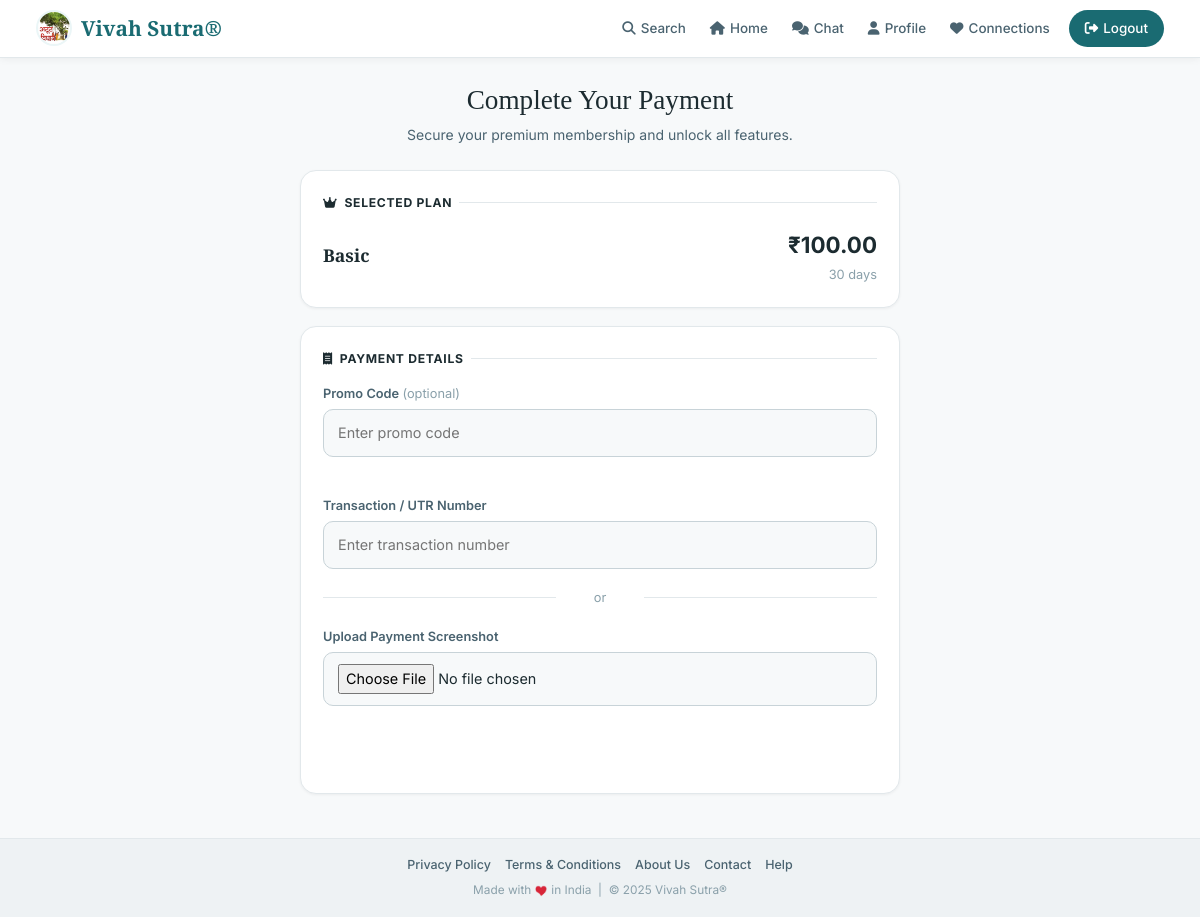
/plans/payment/1/ (signed in), run on the app's committed database.
### plans/models.py (models this page shows, shortened)
class PremiumPlan(models.Model):
    name = models.CharField(max_length=100, unique=True, db_index=True)
    price = models.DecimalField(max_digits=10, decimal_places=2)  # ₹999.00
    duration = models.PositiveIntegerField(help_text="Duration in days")  # e.g. 30, 90, 365
    description = models.TextField(blank=True, null=True)
    is_active = models.BooleanField(default=True)
    created_at = models.DateTimeField(auto_now_add=True)
    class Meta:
        ordering = ["price"]
        verbose_name = "Premium Plan"
        verbose_name_plural = "Premium Plans"

### plans/views.py (the view, shortened to what this page needs)
# urls.py: path("payment/<int:plan_id>/", views.make_payment, name="make_payment"),
@login_required
def make_payment(request, plan_id):
    plan = get_object_or_404(PremiumPlan, id=plan_id, is_active=True)
    settings = SiteSettings.objects.first()
    return render(
        request,
        "plans/make_payment.html",
        {
            "plan": plan,
            "settings": settings,
        },
    )

### user/context_processors.py (called while the page is built)
def fallback_images(request):
    return {
        "DEFAULT_FEMALE_FALLBACK_URL": getattr(
            settings,
            "DEFAULT_FEMALE_FALLBACK_URL",
            "https://krtiayhjqgtsruzboour.supabase.co/storage/v1/object/public/media/profile_images/femaledefault.png"
        ),
        "DEFAULT_MALE_FALLBACK_URL": getattr(
            settings,
            "DEFAULT_MALE_FALLBACK_URL",
            "https://krtiayhjqgtsruzboour.supabase.co/storage/v1/object/public/media/profile_images/maledefault.png"
        ),
    }

### templates/plans/make_payment.html (shortened to what this page needs)
{% extends "../user/base.html" %}
{% load static %}
{% block content %}
<div class="pay-wrap">
  <div class="pay-header">
    <h1>Complete Your Payment</h1>
    <p>Secure your premium membership and unlock all features.</p>
  </div>
  <div class="pay-card">
    <div class="pay-card-title"><i class="fas fa-crown"></i> Selected Plan</div>
    <div class="plan-summary">
      <div>
        <div class="plan-name">{{ plan.name }}</div>
      </div>
      <div style="text-align:right;">
        <div class="plan-price">₹{{ plan.price }}</div>
        <div class="plan-period">{{ plan.duration }} days</div>
      </div>
    </div>
  </div>
  <div class="pay-card">
    <div class="pay-card-title"><i class="fas fa-receipt"></i> Payment Details</div>
    <form method="post" enctype="multipart/form-data" class="pay-form">
      <div class="field-group">
        <label for="promo_code">Promo Code <span style="font-weight:400;color:var(--text-3);">(optional)</span></label>
        <input type="text" name="promo_code" id="promo_code" placeholder="Enter promo code" autocomplete="off">
        <span class="promo-status" id="promoStatus"></span>
      </div>
      <div class="field-group">
        <label for="transaction_id">Transaction / UTR Number</label>
        <input type="text" name="transaction_id" id="transaction_id" placeholder="Enter transaction number">
      </div>
      <div class="pay-divider">or</div>
      <div class="field-group">
        <label for="screenshot">Upload Payment Screenshot</label>
        <input type="file" name="screenshot" id="screenshot" accept="image/*">
      </div>
      <button type="submit" class="pay-submit">
        <i class="fas fa-check-circle"></i> Submit Payment
      </button>
    </form>
  </div>
</div>
{% endblock %}

### main/static/user/css/style.css (style rules this page uses)
:root { --brand: #1A6B72; --brand-dark: #124E54; --brand-mid: #2A8F98; --brand-tint: #EBF6F7; --brand-glow: rgba(26,107,114,.12); --amber: #C8832A; --amber-light: #F5DEB3; --amber-tint: #FDF6EC; --emerald: #2E7D5E; --emerald-light:#E6F4EE; --bg: #F7F9FA; --surface: #FFFFFF; --surface-2: #EEF2F4; --border: #E2E8EB; --border-med: #C8D3D8; --text-1: #1C2B30; --text-2: #4A6370; --text-3: #8AA0AA; --success: #2E7D5E; --warning: #C8832A; --error: #C0392B; --info: #1A6B72; --font-display: 'Playfair Display', Georgia, serif; --font-script: 'Great Vibes', cursive; --font-body: 'Inter', system-ui, sans-serif; --sp-1:4px; --sp-2:8px; --sp-3:12px; --sp-4:16px; --sp-5:20px; --sp-6:24px; --sp-8:32px; --sp-10:40px; --sp-12:48px; --sp-16:64px; --r-sm:6px; --r-md:12px; --r-lg:18px; --r-xl:24px; --r-full:9999px; --shadow-xs: 0 1px 3px rgba(0,0,0,.05); --shadow-sm: 0 2px 8px rgba(0,0,0,.07); --shadow-md: 0 4px 18px rgba(0,0,0,.09); --shadow-lg: 0 8px 32px rgba(0,0,0,.11); --ease: all .22s ease; --ease-out: all .3s cubic-bezier(.22,.61,.36,1); --color-primary-bg: var(--bg); --color-secondary-bg: var(--surface-2); --color-accent-1: var(--brand); --color-accent-2: var(--amber); --color-highlight: var(--brand-mid); --color-text-primary: var(--text-1); --color-text-secondary: var(--text-2); --color-success: var(--emerald); }
*, *::before, *::after { box-sizing: border-box; margin: 0; padding: 0; }
html { scroll-behavior: smooth; view-transition-name: root; }
body { font-family: var(--font-body); background: var(--bg); color: var(--text-1); line-height: 1.65; -webkit-font-smoothing: antialiased; overflow-x: hidden; }
form label { font-size: .875rem; font-weight: 500; color: var(--text-2); }
form input, form select, form textarea { padding: 11px 14px; font-size: .95rem; font-family: var(--font-body); border: 1.5px solid var(--border-med); border-radius: var(--r-sm); background: var(--surface); color: var(--text-1); width: 100%; transition: border-color .2s, box-shadow .2s; }

### data on the page
PremiumPlan: name "Basic", price "100.00", duration "30"
